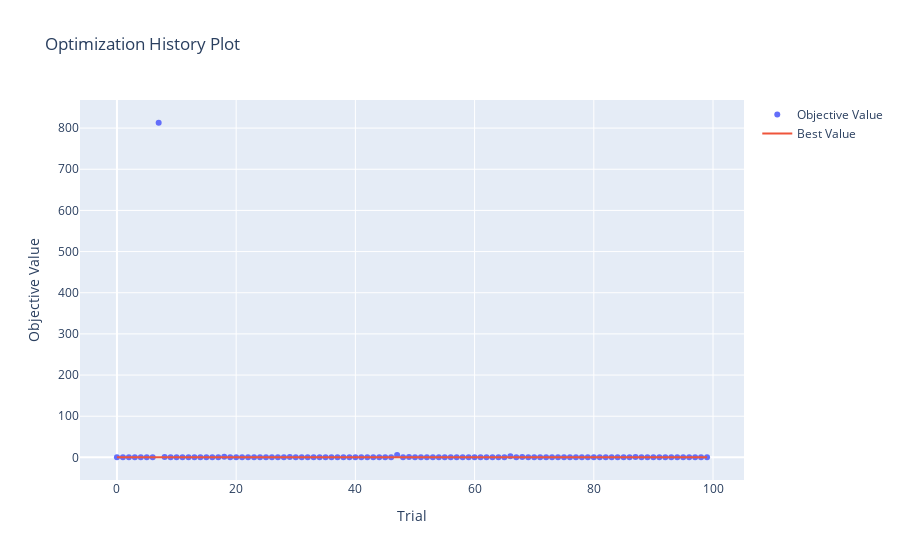
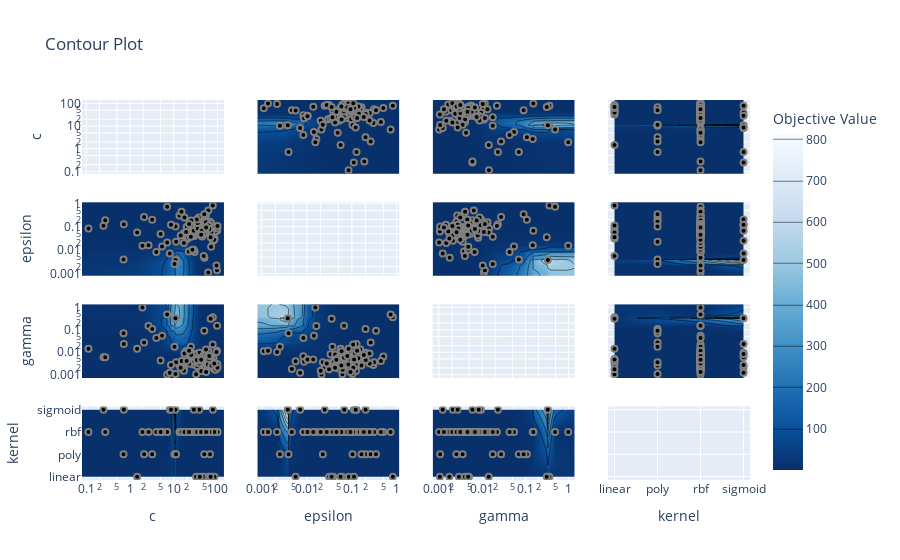
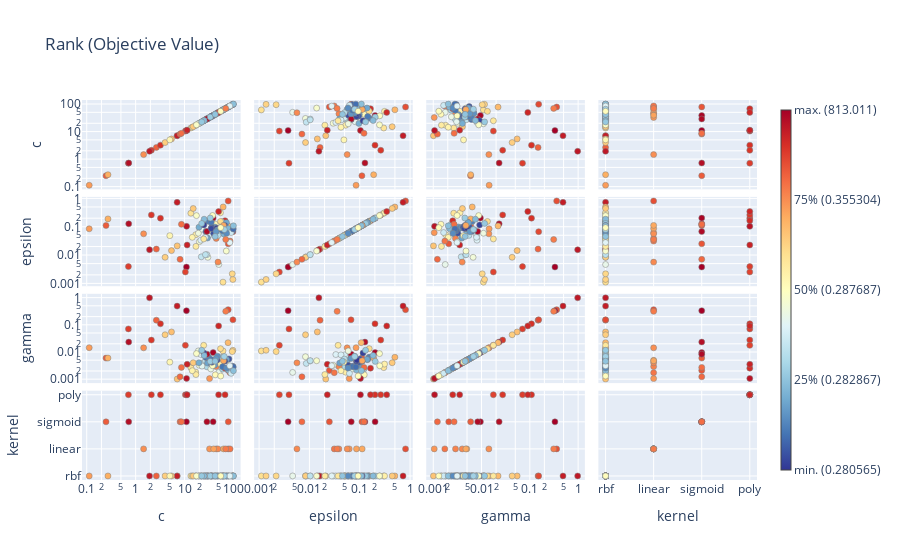
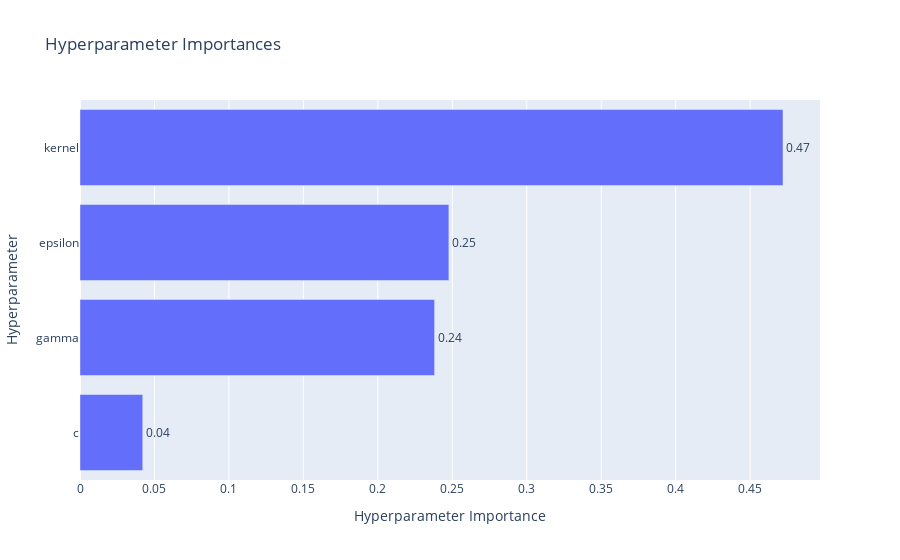

These figures' notebook cell, in order:
### Code cell
optimization_plots(study_svr)
